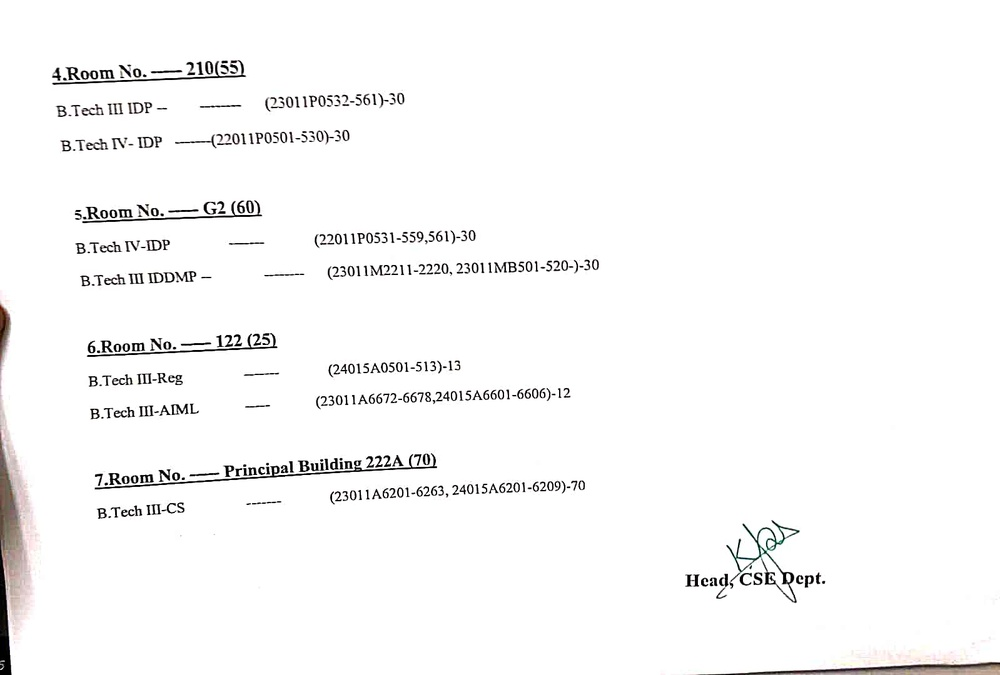
#> input picture extractor/scanned.jpeg, 1000 x 675 px, shrunk from 1599 x 1080 before the run
$ python sign_extractor.py
#> lines starting #> are read from the running program, lines starting #| are printed output that depends on the picture; after the words box and inside, x2 and y2 are one past the last pixel; in counts of white or black regions, pixels touching at a corner belong together; long printed decimals are rounded


import cv2
import matplotlib.pyplot as plt
from skimage import measure, morphology
from skimage.color import label2rgb
from skimage.measure import regionprops
import numpy as np

# the parameters are used to remove small size connected pixels outliar
constant_parameter_1 = 84
constant_parameter_2 = 250
constant_parameter_3 = 100

# the parameter is used to remove big size connected pixels outliar
constant_parameter_4 = 18

# read the input image
img = cv2.imread('scanned.jpeg', 0)
#> img: shape (675, 1000); min 0, max 255, mean 248.4
if img is None:
    print("❌ Image not found")
    exit()
img = cv2.threshold(img, 127, 255, cv2.THRESH_BINARY)[1]  # ensure binary
#> img: shape (675, 1000); 97.6% white; 465 black regions (217 under 20 px), largest, box (x1, y1, x2, y2) and area: (0, 433, 18, 675) 1941, (708, 662, 1000, 675) 1004, (95, 453, 437, 489) 696

# connected component analysis by scikit-learn framework
blobs = img > img.mean()
blobs_labels = measure.label(blobs, background=1)
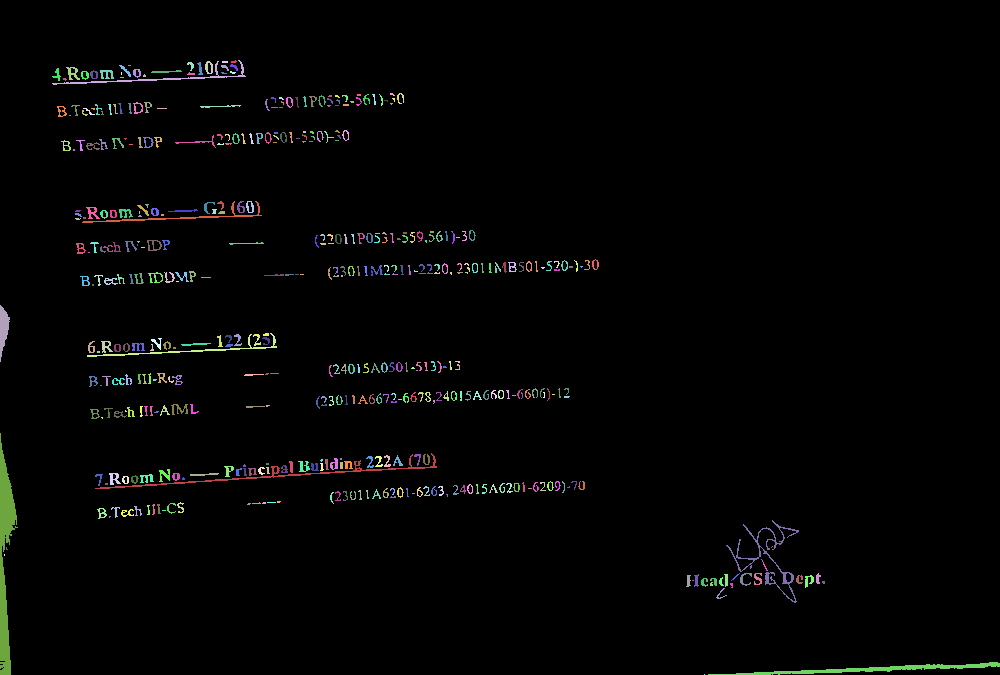
#> blobs_labels: shape (675, 1000) int32; 466 distinct labels, from 0 to 465; one colour per label, 0 black
image_label_overlay = label2rgb(blobs_labels, image=img)
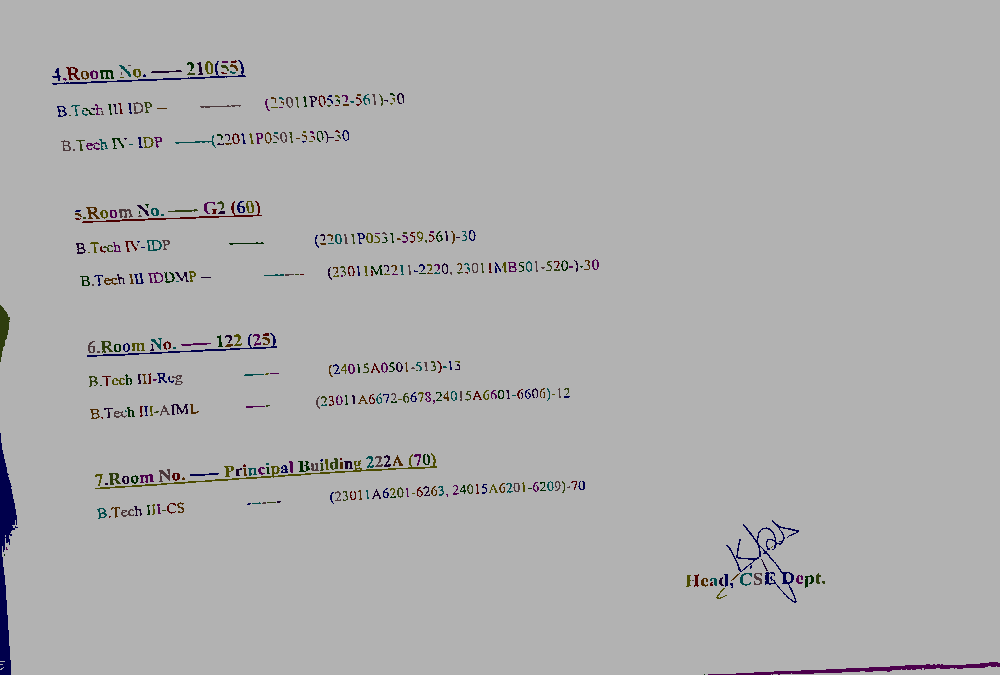
#> image_label_overlay: shape (675, 1000, 3) float64; mean R, G, B 0.687, 0.686, 0.687

fig, ax = plt.subplots(figsize=(10, 6))

'''
# plot the connected components (for debugging)
ax.imshow(image_label_overlay)
ax.set_axis_off()
plt.tight_layout()
plt.show()
'''

the_biggest_component = 0
total_area = 0
counter = 0
average = 0.0
for region in regionprops(blobs_labels):
    if (region.area > 10):
        total_area = total_area + region.area
        counter = counter + 1
    # print region.area # (for debugging)
    # take regions with large enough areas
    if (region.area >= 250):
        if (region.area > the_biggest_component):
            the_biggest_component = region.area
#> this loop made 465 passes
#> (total_area, the_biggest_component) on pass 2: (401, 389)
#> total_area on passes 3 to 8: 461, 473, 503, 542, 567, 608
#> after the loop, counter = 336; the_biggest_component = 1941; total_area = 15529

average = (total_area/counter)
#> average = 46.22
print("the_biggest_component: " + str(the_biggest_component))
#| the_biggest_component: 1941.0
print("average: " + str(average))
#| average: 46.217

# experimental-based ratio calculation, modify it for your cases
# a4_small_size_outliar_constant is used as a threshold value to remove connected outliar connected pixels
# are smaller than a4_small_size_outliar_constant for A4 size scanned documents
a4_small_size_outliar_constant = ((average/constant_parameter_1)*constant_parameter_2)+constant_parameter_3
#> a4_small_size_outliar_constant = 237.6
print("a4_small_size_outliar_constant: " + str(a4_small_size_outliar_constant))
#| a4_small_size_outliar_constant: 237.551

# experimental-based ratio calculation, modify it for your cases
# a4_big_size_outliar_constant is used as a threshold value to remove outliar connected pixels
# are bigger than a4_big_size_outliar_constant for A4 size scanned documents
a4_big_size_outliar_constant = a4_small_size_outliar_constant*constant_parameter_4
#> a4_big_size_outliar_constant = 4275.9
print("a4_big_size_outliar_constant: " + str(a4_big_size_outliar_constant))
#| a4_big_size_outliar_constant: 4275.925

# remove the connected pixels are smaller than a4_small_size_outliar_constant
pre_version = morphology.remove_small_objects(blobs_labels, a4_small_size_outliar_constant)
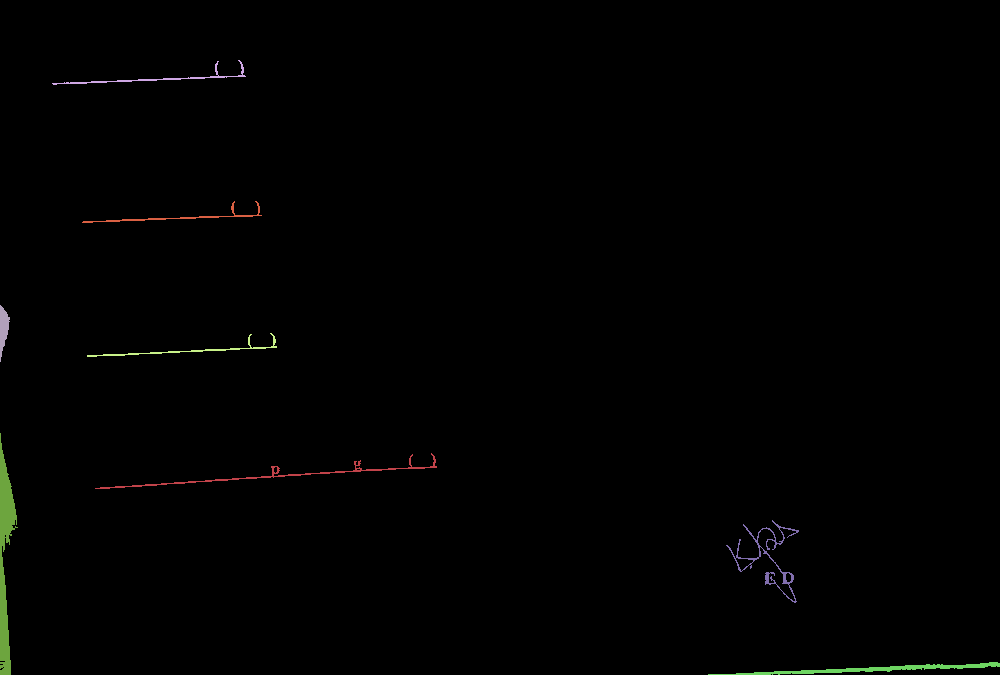
#> pre_version: shape (675, 1000) int32; 9 distinct labels, from 0 to 464; one colour per label, 0 black
# remove the connected pixels are bigger than threshold a4_big_size_outliar_constant
# to get rid of undesired connected pixels such as table headers and etc.
component_sizes = np.bincount(pre_version.ravel())
#> component_sizes = 465 values, max 669273 at index 0, min 0 at index 1, mean 1451.6
too_small = component_sizes > (a4_big_size_outliar_constant)
too_small_mask = too_small[pre_version]
pre_version[too_small_mask] = 0
# save the the pre-version which is the image is labelled with colors
# as considering connected components
plt.imsave('pre_version.png', pre_version)
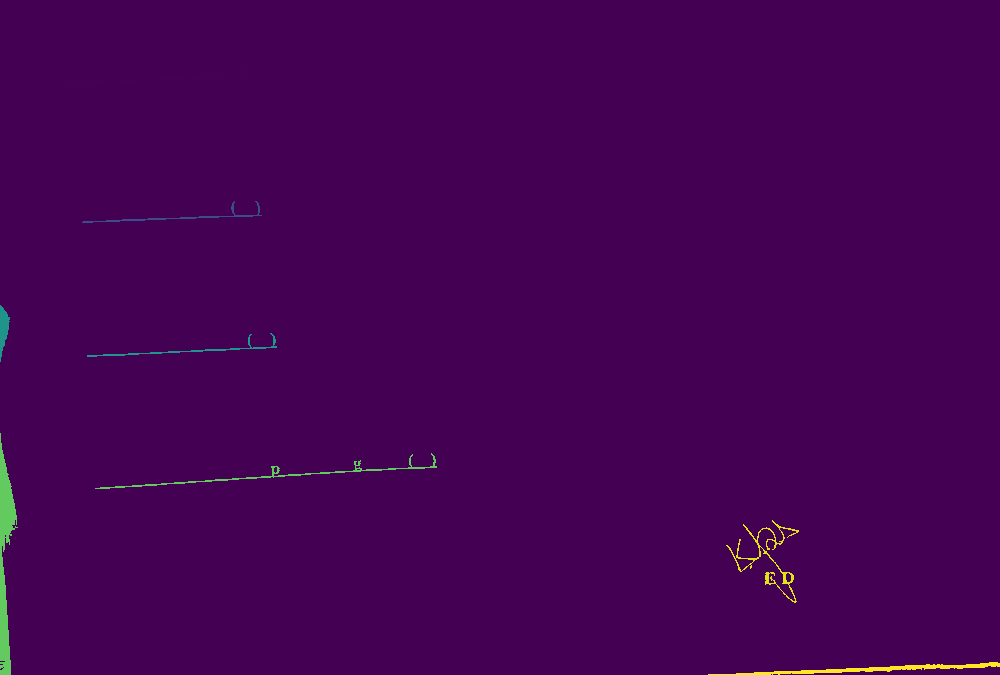
#> saved as pre_version.png: shape (675, 1000, 3); mean R, G, B 68.5, 2.5, 84

# read the pre-version
img = cv2.imread('pre_version.png', 0)
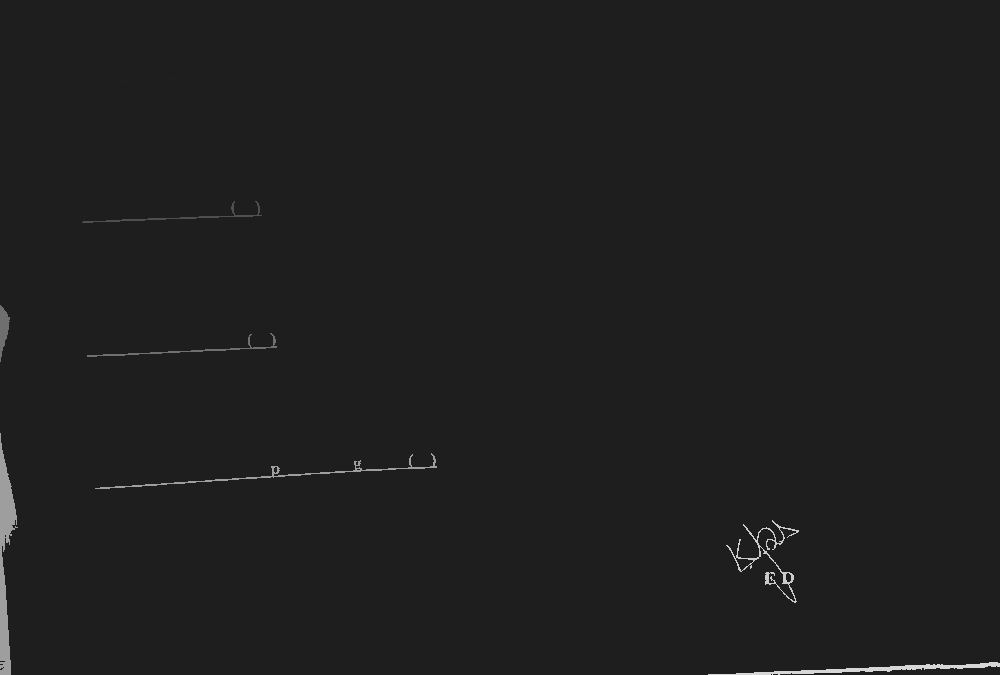
#> img: shape (675, 1000); min 30, max 215, mean 31.1
# ensure binary
img = cv2.threshold(img, 0, 255, cv2.THRESH_BINARY_INV | cv2.THRESH_OTSU)[1]
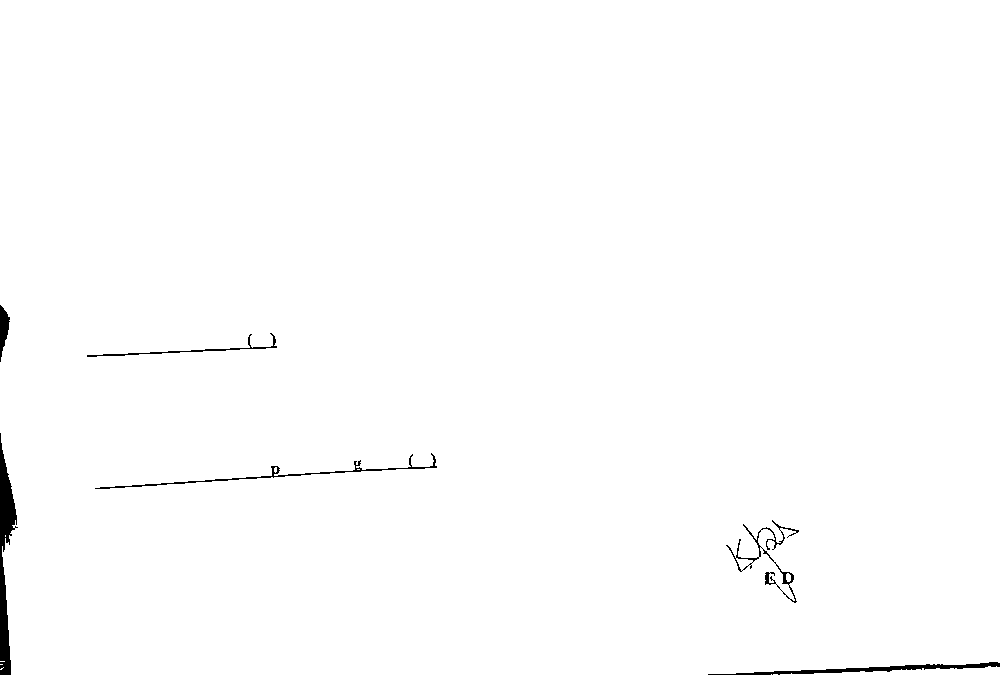
#> img: shape (675, 1000); 99.3% white; 6 black regions, box (x1, y1, x2, y2) and area: (0, 433, 18, 675) 1941, (708, 662, 1000, 675) 1004, (95, 453, 437, 489) 696, (726, 520, 799, 603) 645, (87, 333, 277, 357) 374, (0, 305, 10, 362) 321
# save the the result
cv2.imwrite("./outputs/output.png", img)
